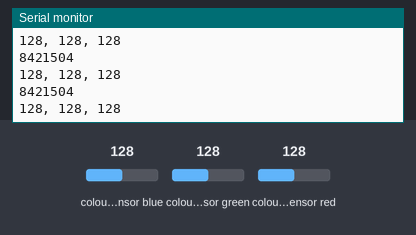
Recording of a sketch running on a simulated Arduino Nano 33 BLE. Parts: the last lines printed to the serial monitor. The test bench sets the inputs (shaded band); at power-on: colour sensor blue 128, colour sensor green 128, colour sensor red 128. Nothing arrives over Bluetooth unless stated; a phone connects over Bluetooth LE 3 s after start.

Above: at 3.9 s.
4.0 s: colour sensor blue set to 5
At 4.01 s:
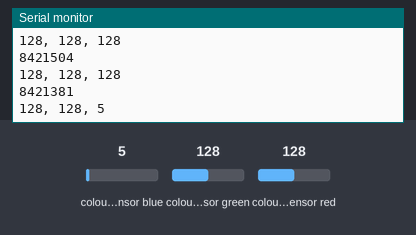
5.5 s: colour sensor green set to 5
At 5.51 s:
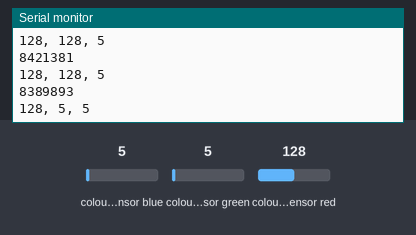
7.0 s: colour sensor red set to 5
At 7.01 s:
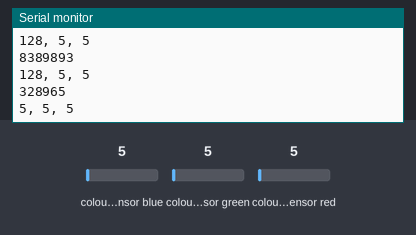
Timing chart, 0 to 10.0 s (numbered marks = the images above; inputs shaded):
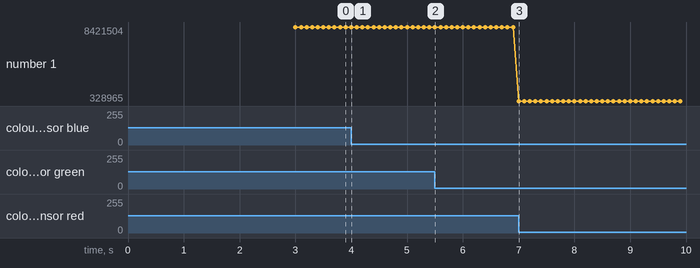

The sketch:

Proximity.ino
```cpp
#include <Arduino_APDS9960.h>
#include <ArduinoBLE.h>

const int UPDATE_FREQUENCY = 100;
long previousMillis = 0;

BLEService customService("22bdd8de-a1b8-4293-a28f-3d8c6c482686"); // create service
// create characteristic and allow remote device to read and write
BLEIntCharacteristic customCharacteristic("36d49a0c-0cd7-4778-8784-210f75aa0da4",  BLERead | BLENotify);

void setup() {
  Serial.begin(9600);
  if (!APDS.begin()) {
    Serial.println("Error initializing APDS9960 sensor!");
  }

  if (!BLE.begin()) {
    Serial.println("starting BLE failed!");
    while (1);
  }

  // set the local name peripheral advertises
  BLE.setLocalName("Nano33BLESENSE");
  // set the UUID for the service this peripheral advertises:
  BLE.setAdvertisedService(customService);

  // add the characteristics to the service
  customService.addCharacteristic(customCharacteristic);

  // add the service
  BLE.addService(customService);

  customCharacteristic.writeValue(0);

  // start advertising
  BLE.advertise();

  Serial.println("Bluetooth device active, waiting for connections...");
}


int convertToBinary(int r,int g,int b) {
  int rgb = r;
  rgb = (rgb << 8) + g;
  rgb = (rgb << 8) + b;
  return rgb;
}

void loop() {
  BLEDevice central = BLE.central();  // Wait for a BLE central to connect

  // If central is connected to peripheral
  if (central) {
    Serial.println("Central connected");

    while (central.connected()) {
      long currentMillis = millis();
      // Check temperature & humidity with UPDATE_FREQUENCY
      if (currentMillis - previousMillis >= UPDATE_FREQUENCY) {
        previousMillis = currentMillis;

        if (APDS.colorAvailable()) {
            int r, g, b, a;
            // read the color
            APDS.readColor(r, g, b);
            int binColor = convertToBinary(r,g,b);
            //customCharacteristic.writeValue(r);
            customCharacteristic.writeValue(binColor);
            Serial.println(binColor);
            Serial.print(r);
            Serial.print(", ");
            Serial.print(g);
            Serial.print(", ");
            Serial.println(b);

        }
      }
    }
    Serial.println("Central disconnected");
  }
  // check if a color reading is available

}
```

Measured:
- after the input at 4.0 s, the serial monitor: prints a new line at once (image 1)
- after the input at 5.5 s, the serial monitor: prints a new line at once (image 2)
- after the input at 7.0 s, the serial monitor: prints a new line at once (image 3)
- plotted number 1: 8421504 → 8421381 after the input at 4.0 s, 8421381 → 8389893 after the input at 5.5 s, 8389893 → 328965 after the input at 7.0 s
